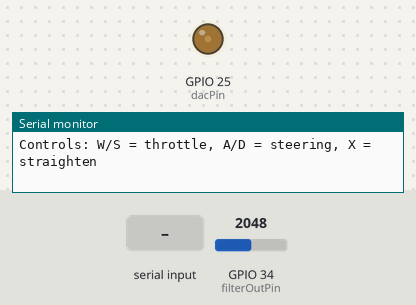
Simulated run of this sketch. Board: ESP32. On the bench: output pins drawn as LEDs (lit = HIGH), the last lines printed to the serial monitor. Inputs (shaded band) come from the test bench; at power-on: GPIO 34 (filterOutPin) = 2048. Pins used as bus, display or sensor lines are not drawn.

Above: at 1.2 s.
1.3 s: "w" received over Serial
At 1.6 s:
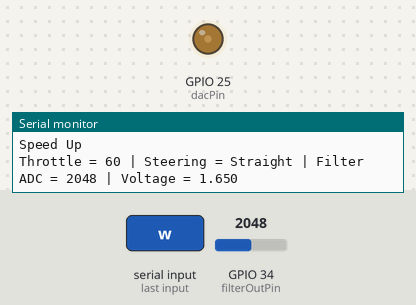
2.8 s: "W" received over Serial
At 4.0 s:
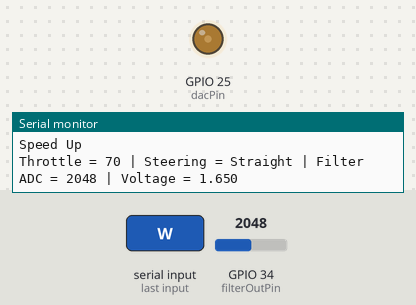
4.3 s: "s" received over Serial
At 5.1 s:
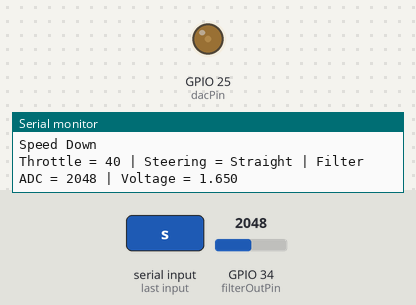
Timing chart, 0 to 7.3 s (numbered marks = the images above; inputs shaded):
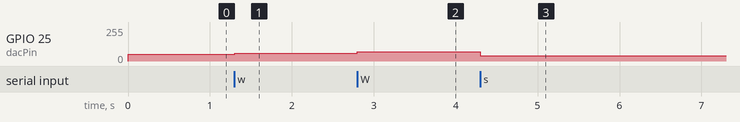

The sketch:

Throttle_Direction_control.ino
```cpp
#include <Arduino.h>

/* =======================
      DAC CONTROL SETUP
   ======================= */
int dacPin = 25;
int level = 50;        // throttle value
int filterOutPin = 34; // ADC pin


/* =======================
      RELAY SETUP (Option B)
   ======================= */
const int R1 = 4;
const int R2 = 5;
const int R3 = 13;
const int R4 = 14;

// Steering state: 0=straight, 1=left, 2=right
int steeringState = 0;


void applySteeringState() {
  if (steeringState == 0) {
    // STRAIGHT
    digitalWrite(R1, HIGH);
    digitalWrite(R2, HIGH);
    digitalWrite(R3, HIGH);
    digitalWrite(R4, HIGH);
  }
  else if (steeringState == 1) {
    // LEFT
    digitalWrite(R1, LOW);
    digitalWrite(R2, LOW);
    digitalWrite(R3, HIGH);
    digitalWrite(R4, HIGH);
  }
  else if (steeringState == 2) {
    // RIGHT
    digitalWrite(R1, HIGH);
    digitalWrite(R2, HIGH);
    digitalWrite(R3, LOW);
    digitalWrite(R4, LOW);
  }
}


/* =======================
           SETUP
   ======================= */
void setup() {
  Serial.begin(115200);

  pinMode(R1, OUTPUT);
  pinMode(R2, OUTPUT);
  pinMode(R3, OUTPUT);
  pinMode(R4, OUTPUT);

  applySteeringState();  // start straight
  dacWrite(dacPin, level);

  Serial.println("Controls: W/S = throttle, A/D = steering, X = straighten");
}


/* =======================
           LOOP
   ======================= */
void loop() {

  if (Serial.available() > 0) {
    char input = Serial.read();

    /* =======================
         THROTTLE CONTROL
       ======================= */
    if (input == 'w' || input == 'W') {
      if (level < 50) level = 50;
      else level = min(level + 10, 255);
      dacWrite(dacPin, level);
      Serial.println("Speed Up");
    }

    else if (input == 's' || input == 'S') {
      level = max(level - 30, 0);
      dacWrite(dacPin, level);
      Serial.println("Speed Down");
    }

    else if (input == ' ') {
      level = 0;
      dacWrite(dacPin, 0);
      Serial.println("STOP");
    }


    /* =======================
         STEERING CONTROL
       ======================= */
    else if (input == 'A' || input == 'a') {
      steeringState = 1;      // LEFT
      applySteeringState();
      Serial.println("LEFT ACTIVE");
    }

    else if (input == 'D' || input == 'd') {
      steeringState = 2;      // RIGHT
      applySteeringState();
      Serial.println("RIGHT ACTIVE");
    }

    else if (input == 'X' || input == 'x') {
      steeringState = 0;      // STRAIGHT
      applySteeringState();
      Serial.println("STRAIGHT");
    }


    /* =======================
         FILTER READ
       ======================= */
    int rawADC = analogRead(filterOutPin);
    float voltage = (rawADC / 4095.0) * 3.3;

    Serial.print("Throttle = ");
    Serial.print(level);
    Serial.print(" | Steering = ");
    Serial.print(steeringState == 0 ? "Straight" : (steeringState == 1 ? "Left" : "Right"));
    Serial.print(" | Filter ADC = ");
    Serial.print(rawADC);
    Serial.print(" | Voltage = ");
    Serial.println(voltage, 3);
  }
}
```

Measured:
- after the input at 1.3 s, GPIO 25 (dacPin): 50/255 → 60/255 at once
- after the input at 2.8 s, GPIO 25 (dacPin): 60/255 → 70/255 at once
- after the input at 4.3 s, GPIO 25 (dacPin): 70/255 → 40/255 at once
